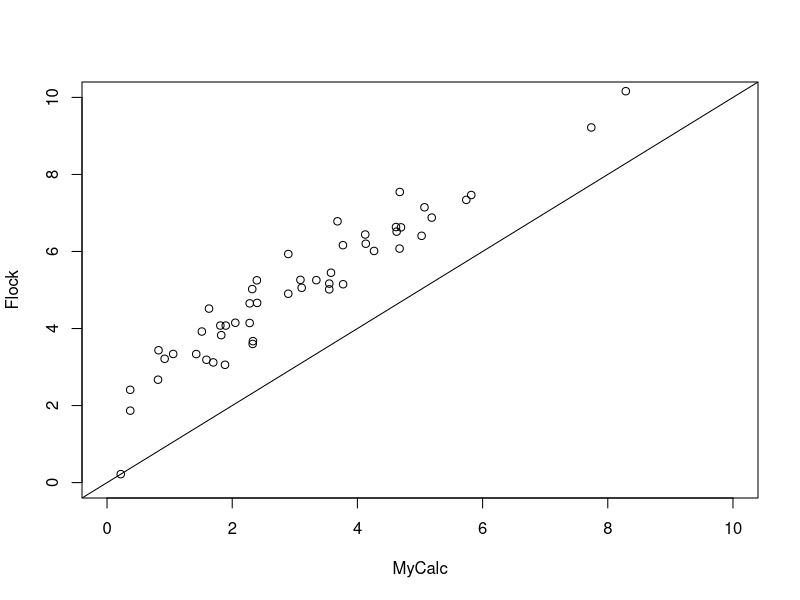

The R source for this figure:
# read in data
dat<-read.table('./data/small_data.txt',head=F)
# what did flock end up with for final ref pops
Flock.results<-read.table('./data/InitPart=1212.csv',sep=",",header=T)
dat$FLref<-Flock.results$Ref.alloc
#make a list with all possible alleles for each locus
Allele.index<-list()
for (l in 1:15){ 
  Allele.index[[l]]<-sort(as.numeric(union(unique(dat[,2*l]),unique(dat[,2*l+1]))))
}

#Make some lists for allele frequencies for each of the two references
Allele.freqC1<-Allele.index
Allele.freqC2<-Allele.index
#lets make a list of output to compare with flock - obviously LLOD and the likelihood is important
SumStats.names<-c('LLOD','L1','L2')
SumStats <- sapply(SumStats.names,function(x) NULL)

#now lets calculate the likelihood for each individual into either of the two reference populations
    # first we will remove the individual that we are considering
    # second we split the data into the two reference populations
    # third we will calculate the allele frequencies in each reference populaiton
    # remembering to add in 1/2n+1 for alleles that do not occur in a ref 
    # then using the allele frequencies we can calculate the likelihood 
    # as a simple product of the genotype freq at each locus
    # then take let log10 difference of each
for (i in 1:nrow(dat)){
  
  dat.temp<-dat[-i,]# drop the indiviual being assessed
  dat.c1<-dat.temp[dat.temp$FLref=='ref1',] # split the references 
  dat.c2<-dat.temp[dat.temp$FLref=='ref2',] # split the references 
  for (L in 1:15){
    for (a in 1:length(Allele.index[[L]])){ #calculate the allele frequencies for each ref using the allele index - ensures all alleles present are accounted for
      Allele.freqC1[[L]][a]<-sum(dat.c1[,((L*2):(L*2+1))]==Allele.index[[L]][a])/(nrow(dat.c1[,((L*2):(L*2+1))])*2)
      Allele.freqC2[[L]][a]<-sum(dat.c2[,((L*2):(L*2+1))]==Allele.index[[L]][a])/(nrow(dat.c2[,((L*2):(L*2+1))])*2)
  }#over a
}#over L
  
# Some alleles aren't in both populations, sampling error potentially, need to replace 0s when calculating the LLOD
# replace with 1/(2n+1) where n is the size of the ref at current state. 
dat.c1.n<-nrow(dat.c1)
dat.c2.n<-nrow(dat.c2)
# I get to use rapply! how often does that happen?
  Allele.freqC1<-rapply(Allele.freqC1, f=function(x) ifelse(x==0,1/(2*dat.c1.n+1),x), how="replace" ) # if Allele.freqC1 has a 0, replace it
  Allele.freqC2<-rapply(Allele.freqC2, f=function(x) ifelse(x==0,1/(2*dat.c2.n+1),x), how="replace" )
  
#Now lets calculate the likelihood of an individual (the one we removed) being from either reference group
ind.temp<-dat[i,]#whos genotype are we looking at?
  #calcualte likelihood of coming from clust1
  #probably a better way to do this, but this allows us to see exactly where the likelihood comes
  #from and troubleshoot differences, which there are many
L1<-Allele.freqC1[[1]][which(ind.temp[,2]==Allele.index[[1]])]*Allele.freqC1[[1]][which(ind.temp[,3]==Allele.index[[1]])]*
    Allele.freqC1[[2]][which(ind.temp[,4]==Allele.index[[2]])]*Allele.freqC1[[2]][which(ind.temp[,5]==Allele.index[[2]])]*
    Allele.freqC1[[3]][which(ind.temp[,6]==Allele.index[[3]])]*Allele.freqC1[[3]][which(ind.temp[,7]==Allele.index[[3]])]*
    Allele.freqC1[[4]][which(ind.temp[,8]==Allele.index[[4]])]*Allele.freqC1[[4]][which(ind.temp[,9]==Allele.index[[4]])]*
    Allele.freqC1[[5]][which(ind.temp[,10]==Allele.index[[5]])]*Allele.freqC1[[5]][which(ind.temp[,11]==Allele.index[[5]])]*
    Allele.freqC1[[6]][which(ind.temp[,12]==Allele.index[[6]])]*Allele.freqC1[[6]][which(ind.temp[,13]==Allele.index[[6]])]*
    Allele.freqC1[[7]][which(ind.temp[,14]==Allele.index[[7]])]*Allele.freqC1[[7]][which(ind.temp[,15]==Allele.index[[7]])]*
    Allele.freqC1[[8]][which(ind.temp[,16]==Allele.index[[8]])]*Allele.freqC1[[8]][which(ind.temp[,17]==Allele.index[[8]])]*
    Allele.freqC1[[9]][which(ind.temp[,18]==Allele.index[[9]])]*Allele.freqC1[[9]][which(ind.temp[,19]==Allele.index[[9]])]*
    Allele.freqC1[[10]][which(ind.temp[,20]==Allele.index[[10]])]*Allele.freqC1[[10]][which(ind.temp[,21]==Allele.index[[10]])]*
    Allele.freqC1[[11]][which(ind.temp[,22]==Allele.index[[11]])]*Allele.freqC1[[11]][which(ind.temp[,23]==Allele.index[[11]])]*
    Allele.freqC1[[12]][which(ind.temp[,24]==Allele.index[[12]])]*Allele.freqC1[[12]][which(ind.temp[,25]==Allele.index[[12]])]*
    Allele.freqC1[[13]][which(ind.temp[,26]==Allele.index[[13]])]*Allele.freqC1[[13]][which(ind.temp[,27]==Allele.index[[13]])]*
    Allele.freqC1[[14]][which(ind.temp[,28]==Allele.index[[14]])]*Allele.freqC1[[14]][which(ind.temp[,29]==Allele.index[[14]])]*
    Allele.freqC1[[15]][which(ind.temp[,30]==Allele.index[[15]])]*Allele.freqC1[[15]][which(ind.temp[,31]==Allele.index[[15]])]
SumStats[[2]][i]<-L1  
  #calculate likelihood of coming from clust2
  L2<-Allele.freqC2[[1]][which(ind.temp[,2]==Allele.index[[1]])]*Allele.freqC2[[1]][which(ind.temp[,3]==Allele.index[[1]])]*
    Allele.freqC2[[2]][which(ind.temp[,4]==Allele.index[[2]])]*Allele.freqC2[[2]][which(ind.temp[,5]==Allele.index[[2]])]*
    Allele.freqC2[[3]][which(ind.temp[,6]==Allele.index[[3]])]*Allele.freqC2[[3]][which(ind.temp[,7]==Allele.index[[3]])]*
    Allele.freqC2[[4]][which(ind.temp[,8]==Allele.index[[4]])]*Allele.freqC2[[4]][which(ind.temp[,9]==Allele.index[[4]])]*
    Allele.freqC2[[5]][which(ind.temp[,10]==Allele.index[[5]])]*Allele.freqC2[[5]][which(ind.temp[,11]==Allele.index[[5]])]*
    Allele.freqC2[[6]][which(ind.temp[,12]==Allele.index[[6]])]*Allele.freqC2[[6]][which(ind.temp[,13]==Allele.index[[6]])]*
    Allele.freqC2[[7]][which(ind.temp[,14]==Allele.index[[7]])]*Allele.freqC2[[7]][which(ind.temp[,15]==Allele.index[[7]])]*
    Allele.freqC2[[8]][which(ind.temp[,16]==Allele.index[[8]])]*Allele.freqC2[[8]][which(ind.temp[,17]==Allele.index[[8]])]*
    Allele.freqC2[[9]][which(ind.temp[,18]==Allele.index[[9]])]*Allele.freqC2[[9]][which(ind.temp[,19]==Allele.index[[9]])]*
    Allele.freqC2[[10]][which(ind.temp[,20]==Allele.index[[10]])]*Allele.freqC2[[10]][which(ind.temp[,21]==Allele.index[[10]])]*
    Allele.freqC2[[11]][which(ind.temp[,22]==Allele.index[[11]])]*Allele.freqC2[[11]][which(ind.temp[,23]==Allele.index[[11]])]*
    Allele.freqC2[[12]][which(ind.temp[,24]==Allele.index[[12]])]*Allele.freqC2[[12]][which(ind.temp[,25]==Allele.index[[12]])]*
    Allele.freqC2[[13]][which(ind.temp[,26]==Allele.index[[13]])]*Allele.freqC2[[13]][which(ind.temp[,27]==Allele.index[[13]])]*
    Allele.freqC2[[14]][which(ind.temp[,28]==Allele.index[[14]])]*Allele.freqC2[[14]][which(ind.temp[,29]==Allele.index[[14]])]*
    Allele.freqC2[[15]][which(ind.temp[,30]==Allele.index[[15]])]*Allele.freqC2[[15]][which(ind.temp[,31]==Allele.index[[15]])]
  SumStats[[3]][i]<-L2
  SumStats[[1]][i]<-abs(log10(L1)-log10(L2))
}
SumStats$LLOD==Flock.results$Unsigned.LLOD #Are all the LLOD values the same?
plot(SumStats$LLOD,Flock.results$Unsigned.LLOD,xlab='MyCalc',ylab='Flock',xlim=c(0,10),ylim=c(0,10))
abline(c(0:1))